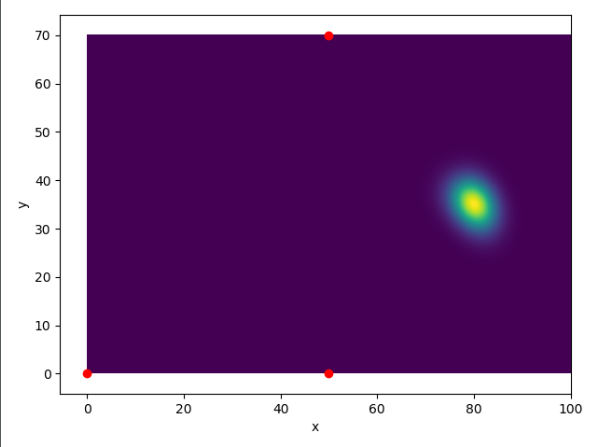

The script that drew this image:
from math import *
from scipy.integrate import dblquad
from functools import partial, reduce
from mpl_toolkits.mplot3d import Axes3D

import numpy as np
import matplotlib.pyplot as plt
import sys

info = sys.version_info
if float('{}.{}'.format(info[0], info[1])) < 3.7:
    import warnings
    warnings.warn('this code is written by python 3.7, scipy 1.1.0')

SAMPLES = int(1e3)
print('Using sample times: {:e}'.format(SAMPLES))

w, h = 100, 70
exp_point = [80, 35]
landmarks = [(0, 0), (50, 0), (50, 70)]


def gaussian_circle(x, y, landmark, mean_distance, sigma=1):
    distance = get_distance((x, y), landmark)
    return np.exp(-np.power(distance - mean_distance, 2.) / (2 * np.power(sigma, 2.))) / (np.sqrt(2 * pi) * sigma)


def get_distance(p1, p2):
    t = (p1[0] - p2[0]) ** 2 + (p1[1] - p2[1]) ** 2
    if type(t) not in (float, int, np.float64):
        d = np.array(list(map(sqrt, t)))
    else:
        d = sqrt(t)
    return d


def get_mu(f):
    mu, error = dblquad(f, 0, w, 0, h)
    return 1 / mu


def hit(landmark, sigma):
    mean_distance = get_distance(landmark, exp_point)
    f = partial(gaussian_circle, landmark=landmark, mean_distance=mean_distance, sigma=sigma)
    mu = get_mu(f)

    return lambda x, y: mu * f(x, y)


def draw(f):
    x = np.linspace(0, w, SAMPLES)
    y = np.linspace(0, h, SAMPLES)
    X, Y = np.meshgrid(x, y)
    Y = Y[::-1]  # change y direction
    Z = np.array(list(map(f, X, Y)))

    fig = plt.figure()
    plt.imshow(Z, extent=[0, w, 0, h])

    # draw landmarks
    p_X, p_Y = zip(*landmarks)
    plt.scatter(p_X, p_Y, color='red')

    # add axis label
    plt.xlabel('x')
    plt.ylabel('y')

    plt.show()


def do_hw():
    hit_fns = [hit(l, 4) for l in landmarks]
    hit_sum = lambda x, y: reduce(lambda a, b: a * b, [f(x, y) for f in hit_fns]) / len(hit_fns)

    draw(hit_sum)


if __name__ == "__main__":
    do_hw()
